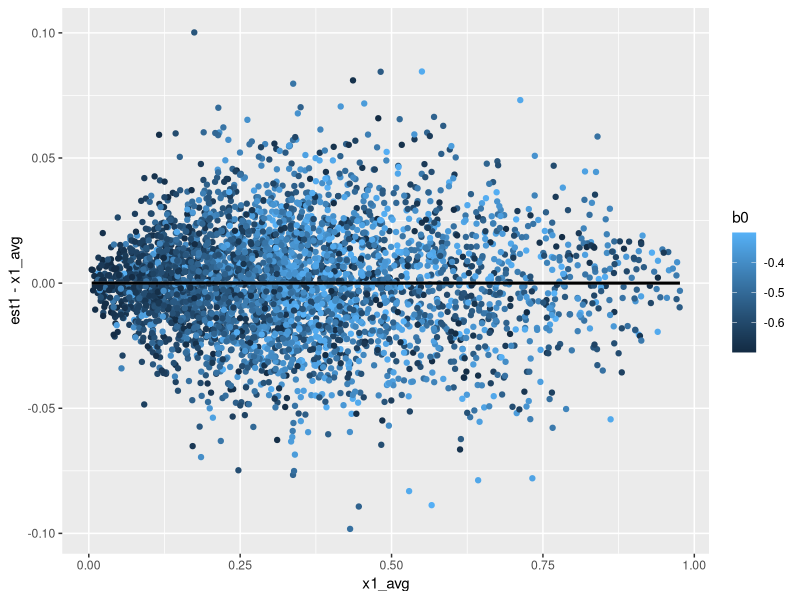

R code for this plot: (Note: this script raises an error after producing the figure.)
library(tidyverse)
library(collapse)

run = function(N = 100e3, b1 = 0.5, b0 = -0.3, xz0=0.5, xz1=0.5, p = 0.75) {
    z = rbinom(N, 1, p=p)
    x = if_else(z == 0, rbinom(N, 1, xz0), rbinom(N, 1, xz1))
    y = rbinom(N, 1, if_else(z == 0, 0.7 + b0*x, 0.3 + b1*x))

    m = summary(lm(y ~ x))

    joint = matrix(c(1-xz0, xz0, 1-xz1, xz1) * c(1-p, 1-p, p, p), nrow=2)
    cond = prop.table(joint, margin=1)
    x0_avg = cond[1, 2]*(0.3) + cond[1, 1]*(0.7)
    x1_avg = cond[2, 2]*(0.3 + b1) + cond[2, 1]*(0.7 + b0)

    qDF(list(b1=b1, b0=b0, p=p,
             x0_avg=x0_avg, x1_avg=x1_avg,
             est0 = m$coefficients[1, 1],
             est1 = m$coefficients[1, 1] + m$coefficients["x", 1]))
}


res = map_dfr(1:4000, function(i) {
    # run(1e3, runif(1, -0.3, 0.7), runif(1, -0.7, -0.3), runif(1))
    run(1e3, runif(1, -0.3, 0.7), runif(1, -0.7, -0.3),
        xz0=runif(1, 0.1, 0.9), xz1=runif(1, 0.1, 0.9), p=runif(1))
}) |> as_tibble()

ggplot(res, aes(x1_avg, est1-x1_avg, color=b0)) +
    geom_point() +
    geom_smooth(color="black")

ggplot(NULL, aes(x, y, color=as.factor(z), group=z)) +
    stat_summary(geom="point", fun.data=function(x) tibble(y=mean(x), size=length(x)/2000)) +
    geom_smooth(method=lm) +
    geom_smooth(aes(group=1, color=1), method=lm, color="black")

p = pt(res$t, df=10e3-2)
hist(p)
ks.test(p, "punif")
